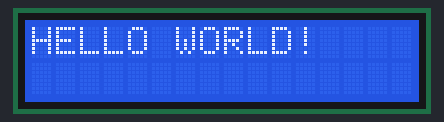
A sketch run on a simulated Arduino Uno, built with avr-gcc and run on an emulated ATmega328P. Shown: 16×2 character LCD.

Above: at 0.1 s.
At 3.1 s:
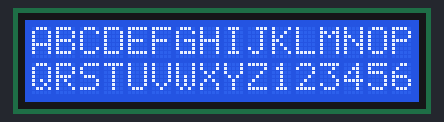

The sketch:

lcd_display.ino
```cpp
#include <LiquidCrystal.h>
LiquidCrystal lcd(2,3,4,5,6,7);
void setup() {
  lcd.begin(16,2);
  lcd.print("HELLO WORLD!");
  delay(3000);
}
String val = "ABCDEFGHIJKLMNOP";
String val2 = "QRSTUVWXYZ123456";
void loop() {
  lcd.clear();
  //lcd.setCursor(0,0);
  //lcd.print("Values:");
  //lcd.setCursor(0,1);//column,row
  //int val = analogRead(A0);
  lcd.print(val);
  lcd.setCursor(0,1);
  lcd.print(val2);
  delay(1000);
}
```
